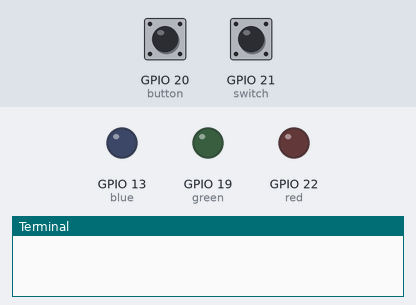
A program run on a simulated Raspberry Pi (BCM pin numbers). On the bench: output pins drawn as LEDs (lit = HIGH), the last lines printed to the terminal. Inputs (shaded band) come from the test bench; at power-on: GPIO 20 (button) HIGH, GPIO 21 (switch) HIGH.

Above: at 1.2 s.
1.3 s: GPIO 20 (button) pulled LOW for 0.15 s
At 1.37 s:
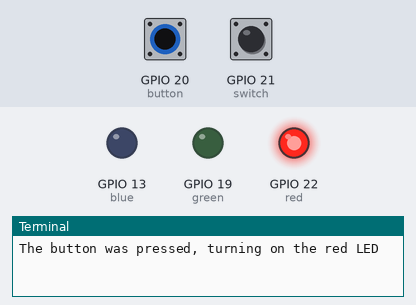
2.9 s: GPIO 21 (switch) pulled LOW for 0.15 s
At 2.97 s:
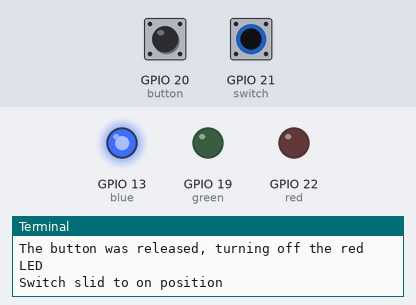
4.5 s: GPIO 21 (switch) pulled LOW for 3.2 s
At 8.9 s:
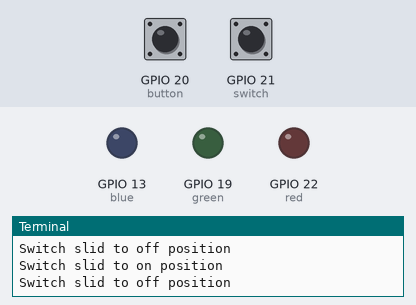
9.2 s: GPIO 20 (button) pulled LOW for 3.2 s
At 10.0 s:
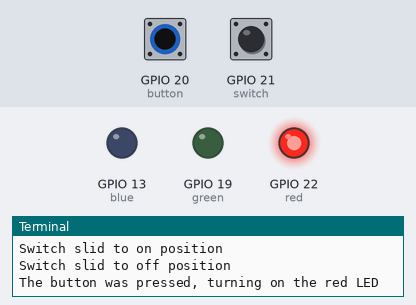
13.9 s: GPIO 20 (button) driven LOW and GPIO 21 (switch) driven LOW
At 14.9 s:
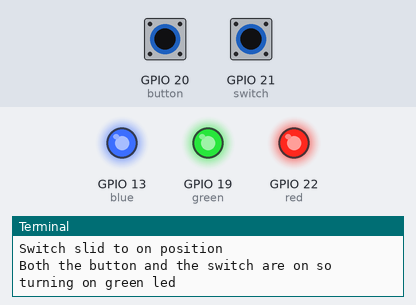
15.4 s: GPIO 20 (button) driven HIGH
At 16.0 s:
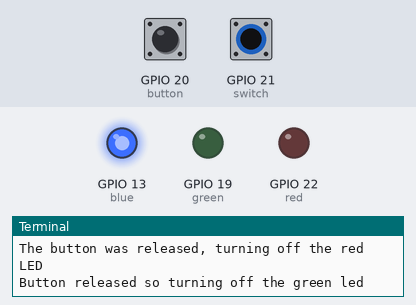
Timing chart, 0 to 17.9 s (numbered marks = the images above; inputs shaded):
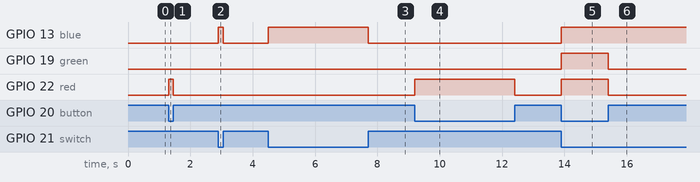

Measured:
- after the input at 1.3 s, GPIO 22 (red): LOW → HIGH at once, → LOW 0.15 s later
- after the input at 2.9 s, GPIO 13 (blue): LOW → HIGH at once, → LOW 0.15 s later
- after the input at 4.5 s, GPIO 13 (blue): LOW → HIGH at once, → LOW 3.2 s later
- after the input at 9.2 s, GPIO 22 (red): LOW → HIGH at once, → LOW 3.2 s later
- after the input at 13.9 s, GPIO 13 (blue), GPIO 19 (green), GPIO 22 (red): LOW → HIGH at once
- after the input at 15.4 s, GPIO 19 (green), GPIO 22 (red): HIGH → LOW at once

The program:

prob3.py
```python
from gpiozero import Button, LED
#for the following functions, logical 0 supplies 0 volts and logical 1 supplies 3.3 volts
def b_pressed(): #function for when the button is pressed
	print("The button was pressed, turning on the red LED")
	red.value = 1 #sets the red led to on (logical 1)
	if blue.value == 1: #if the blue led is also on then this will run
		print("both the button and switch are on so turning on the green led")
		green.value = 1 #sets the green led on (logical 1)
def b_released(): #function for when the button is released
	print("The button was released, turning off the red LED")
	red.value = 0 #turns the red led off (logical 0)
	if blue.value == 1: #if the blue led is also on then this will run
		print("Button released so turning off the green led")
		green.value = 0 #sets the green led off (logical 0)

def s_on(): #function for when the slide switch is slid into the on position
	print("Switch slid to on position")
	blue.value = 1 #sets the blue led on (logical 1)
	if red.value == 1: #if the red led is also on then the following will execute
		print("Both the button and the switch are on so turning on green led")
		green.value = 1 #sets the green led on (logical 1)
def s_off(): #function for when the slide switch is slid into the off position
	print("Switch slid to off position")
	blue.value = 0 #sets the blue led off (logical 0)
	if red.value == 1: #if the red led is also on then the following will execute
		print("Slide is off and button is still on so turning off green led")
		green.value = 0 #sets the green led off (logical 0)

#sets up all of the different buttons, switches, and LED's
red = LED(22)
green = LED(19)
blue = LED(13)
button = Button(20, pull_up=True)
switch = Button(21, pull_up=True)

#defines which functions should be called when each button/slide is clicked/moved
switch.when_pressed = s_on
switch.when_released = s_off
button.when_pressed = b_pressed
button.when_released = b_released

#loop to continue running the program
while True:
	pass
```
